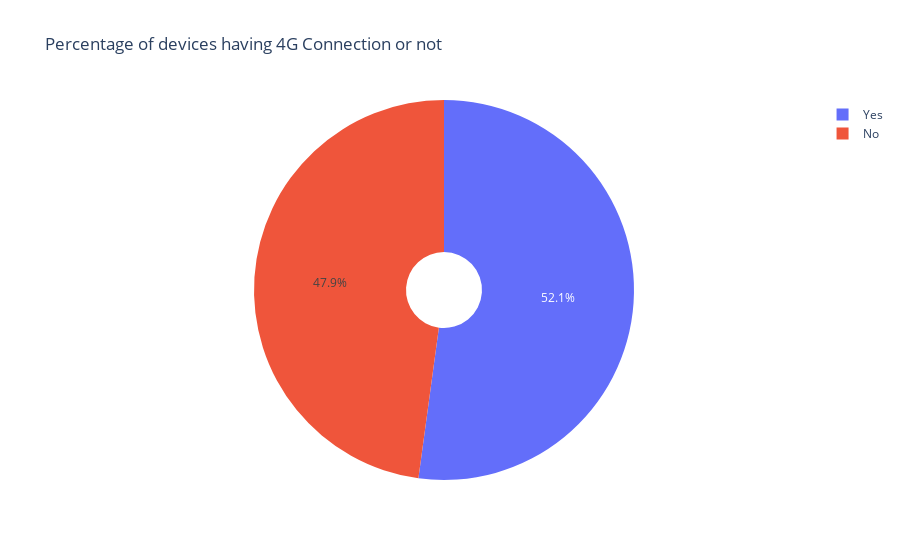

Here is the notebook cell this chart was saved with:
### Code cell
#pie chart on individual columns
df = df.rename(columns={'four_g': 'isFour_G'})
df['isFour_G'].replace({0: 'No',1:'Yes'}, inplace=True)
px.pie(data_frame = df, names = 'isFour_G', title='Percentage of devices having 4G Connection or not', hole=0.2)

### Figure 1 — Plotly figure (JSON) as saved in the notebook; plotly's stock layout.template omitted (floating-point values rounded to 4 significant figures; data arrays with more than 128 entries replaced by an {"elided": "..."} marker saying what was removed)
{"data": [{"domain": {"x": [0, 1], "y": [0, 1]}, "hole": 0.2, "hovertemplate": "isFour_G=%{label}<extra></extra>", "labels": {"elided": "2000 str values"}, "legendgroup": "", "name": "", "showlegend": true, "type": "pie"}], "layout": {"legend": {"tracegroupgap": 0}, "title": {"text": "Percentage of devices having 4G Connection or not"}}}
